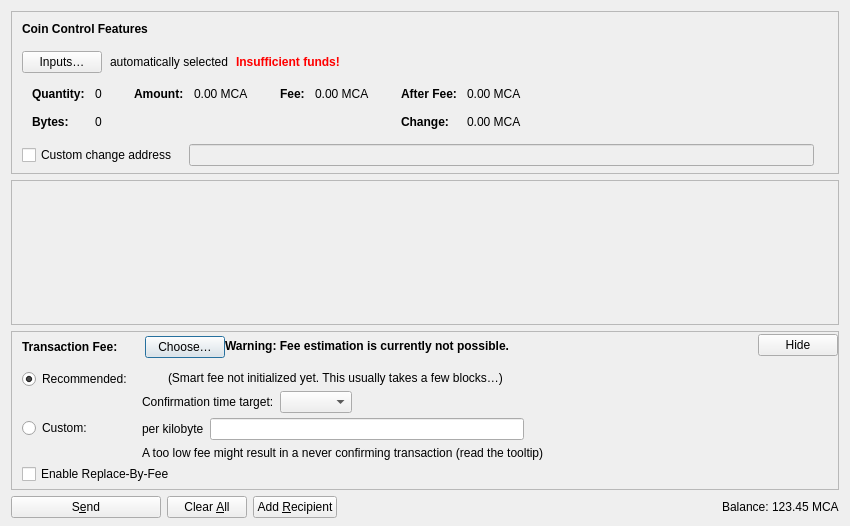
<?xml version="1.0" encoding="UTF-8"?>
<ui version="4.0">
 <class>SendCoinsDialog</class>
 <widget class="QDialog" name="SendCoinsDialog">
  <property name="geometry">
   <rect>
    <x>0</x>
    <y>0</y>
    <width>850</width>
    <height>526</height>
   </rect>
  </property>
  <property name="windowTitle">
   <string>Send Coins</string>
  </property>
  <layout class="QVBoxLayout" name="verticalLayout" stretch="0,1,0,0">
   <property name="bottomMargin">
    <number>8</number>
   </property>
   <item>
    <widget class="QFrame" name="frameCoinControl">
     <property name="sizePolicy">
      <sizepolicy hsizetype="Expanding" vsizetype="Expanding">
       <horstretch>0</horstretch>
       <verstretch>0</verstretch>
      </sizepolicy>
     </property>
     <property name="maximumSize">
      <size>
       <width>16777215</width>
       <height>16777215</height>
      </size>
     </property>
     <property name="frameShape">
      <enum>QFrame::StyledPanel</enum>
     </property>
     <property name="frameShadow">
      <enum>QFrame::Sunken</enum>
     </property>
     <layout class="QVBoxLayout" name="verticalLayoutCoinControl2">
      <property name="spacing">
       <number>0</number>
      </property>
      <property name="leftMargin">
       <number>0</number>
      </property>
      <property name="topMargin">
       <number>0</number>
      </property>
      <property name="rightMargin">
       <number>0</number>
      </property>
      <property name="bottomMargin">
       <number>6</number>
      </property>
      <item>
       <layout class="QVBoxLayout" name="verticalLayoutCoinControl" stretch="0,0,0,0,1">
        <property name="spacing">
         <number>0</number>
        </property>
        <property name="leftMargin">
         <number>10</number>
        </property>
        <property name="topMargin">
         <number>10</number>
        </property>
        <item>
         <layout class="QHBoxLayout" name="horizontalLayoutCoinControl1">
          <property name="bottomMargin">
           <number>15</number>
          </property>
          <item>
           <widget class="QLabel" name="labelCoinControlFeatures">
            <property name="sizePolicy">
             <sizepolicy hsizetype="Preferred" vsizetype="Maximum">
              <horstretch>0</horstretch>
              <verstretch>0</verstretch>
             </sizepolicy>
            </property>
            <property name="font">
             <font>
              <weight>75</weight>
              <bold>true</bold>
             </font>
            </property>
            <property name="styleSheet">
             <string notr="true">font-weight:bold;</string>
            </property>
            <property name="text">
             <string>Coin Control Features</string>
            </property>
           </widget>
          </item>
         </layout>
        </item>
        <item>
         <layout class="QHBoxLayout" name="horizontalLayoutCoinControl2" stretch="0,0,0,0">
          <property name="spacing">
           <number>8</number>
          </property>
          <property name="bottomMargin">
           <number>10</number>
          </property>
          <item>
           <widget class="QPushButton" name="pushButtonCoinControl">
            <property name="styleSheet">
             <string notr="true"/>
            </property>
            <property name="text">
             <string>Inputs…</string>
            </property>
            <property name="autoDefault">
             <bool>false</bool>
            </property>
           </widget>
          </item>
          <item>
           <widget class="QLabel" name="labelCoinControlAutomaticallySelected">
            <property name="text">
             <string>automatically selected</string>
            </property>
            <property name="margin">
             <number>5</number>
            </property>
           </widget>
          </item>
          <item>
           <widget class="QLabel" name="labelCoinControlInsuffFunds">
            <property name="font">
             <font>
              <weight>75</weight>
              <bold>true</bold>
             </font>
            </property>
            <property name="styleSheet">
             <string notr="true">color:red;font-weight:bold;</string>
            </property>
            <property name="text">
             <string>Insufficient funds!</string>
            </property>
            <property name="margin">
             <number>5</number>
            </property>
           </widget>
          </item>
          <item>
           <spacer name="horizontalSpacerCoinControl">
            <property name="orientation">
             <enum>Qt::Horizontal</enum>
            </property>
            <property name="sizeHint" stdset="0">
             <size>
              <width>40</width>
              <height>1</height>
             </size>
            </property>
           </spacer>
          </item>
         </layout>
        </item>
        <item>
         <widget class="QWidget" name="widgetCoinControl" native="true">
          <property name="sizePolicy">
           <sizepolicy hsizetype="Preferred" vsizetype="Preferred">
            <horstretch>0</horstretch>
            <verstretch>0</verstretch>
           </sizepolicy>
          </property>
          <property name="minimumSize">
           <size>
            <width>0</width>
            <height>0</height>
           </size>
          </property>
          <property name="styleSheet">
           <string notr="true"/>
          </property>
          <layout class="QHBoxLayout" name="horizontalLayoutCoinControl5">
           <property name="leftMargin">
            <number>0</number>
           </property>
           <property name="topMargin">
            <number>0</number>
           </property>
           <property name="rightMargin">
            <number>0</number>
           </property>
           <property name="bottomMargin">
            <number>0</number>
           </property>
           <item>
            <layout class="QHBoxLayout" name="horizontalLayoutCoinControl3" stretch="0,0,0,1">
             <property name="spacing">
              <number>20</number>
             </property>
             <property name="topMargin">
              <number>0</number>
             </property>
             <property name="bottomMargin">
              <number>10</number>
             </property>
             <item>
              <layout class="QFormLayout" name="formLayoutCoinControl1">
               <property name="labelAlignment">
                <set>Qt::AlignLeft|Qt::AlignVCenter</set>
               </property>
               <property name="horizontalSpacing">
                <number>10</number>
               </property>
               <property name="verticalSpacing">
                <number>14</number>
               </property>
               <property name="leftMargin">
                <number>10</number>
               </property>
               <property name="topMargin">
                <number>4</number>
               </property>
               <property name="rightMargin">
                <number>6</number>
               </property>
               <item row="0" column="0">
                <widget class="QLabel" name="labelCoinControlQuantityText">
                 <property name="font">
                  <font>
                   <weight>75</weight>
                   <bold>true</bold>
                  </font>
                 </property>
                 <property name="text">
                  <string>Quantity:</string>
                 </property>
                 <property name="margin">
                  <number>0</number>
                 </property>
                </widget>
               </item>
               <item row="0" column="1">
                <widget class="QLabel" name="labelCoinControlQuantity">
                 <property name="cursor">
                  <cursorShape>IBeamCursor</cursorShape>
                 </property>
                 <property name="contextMenuPolicy">
                  <enum>Qt::ActionsContextMenu</enum>
                 </property>
                 <property name="text">
                  <string notr="true">0</string>
                 </property>
                 <property name="margin">
                  <number>0</number>
                 </property>
                 <property name="textInteractionFlags">
                  <set>Qt::LinksAccessibleByMouse|Qt::TextSelectableByKeyboard|Qt::TextSelectableByMouse</set>
                 </property>
                </widget>
               </item>
               <item row="1" column="0">
                <widget class="QLabel" name="labelCoinControlBytesText">
                 <property name="font">
                  <font>
                   <weight>75</weight>
                   <bold>true</bold>
                  </font>
                 </property>
                 <property name="text">
                  <string>Bytes:</string>
                 </property>
                </widget>
               </item>
               <item row="1" column="1">
                <widget class="QLabel" name="labelCoinControlBytes">
                 <property name="cursor">
                  <cursorShape>IBeamCursor</cursorShape>
                 </property>
                 <property name="contextMenuPolicy">
                  <enum>Qt::ActionsContextMenu</enum>
                 </property>
                 <property name="text">
                  <string notr="true">0</string>
                 </property>
                 <property name="textInteractionFlags">
                  <set>Qt::LinksAccessibleByMouse|Qt::TextSelectableByKeyboard|Qt::TextSelectableByMouse</set>
                 </property>
                </widget>
               </item>
              </layout>
             </item>
             <item>
              <layout class="QFormLayout" name="formLayoutCoinControl2">
               <property name="horizontalSpacing">
                <number>10</number>
               </property>
               <property name="verticalSpacing">
                <number>14</number>
               </property>
               <property name="leftMargin">
                <number>6</number>
               </property>
               <property name="topMargin">
                <number>4</number>
               </property>
               <property name="rightMargin">
                <number>6</number>
               </property>
               <item row="0" column="0">
                <widget class="QLabel" name="labelCoinControlAmountText">
                 <property name="font">
                  <font>
                   <weight>75</weight>
                   <bold>true</bold>
                  </font>
                 </property>
                 <property name="text">
                  <string>Amount:</string>
                 </property>
                 <property name="margin">
                  <number>0</number>
                 </property>
                </widget>
               </item>
               <item row="0" column="1">
                <widget class="QLabel" name="labelCoinControlAmount">
                 <property name="cursor">
                  <cursorShape>IBeamCursor</cursorShape>
                 </property>
                 <property name="contextMenuPolicy">
                  <enum>Qt::ActionsContextMenu</enum>
                 </property>
                 <property name="text">
                  <string notr="true">0.00 MCA</string>
                 </property>
                 <property name="textInteractionFlags">
                  <set>Qt::LinksAccessibleByMouse|Qt::TextSelectableByKeyboard|Qt::TextSelectableByMouse</set>
                 </property>
                </widget>
               </item>
              </layout>
             </item>
             <item>
              <layout class="QFormLayout" name="formLayoutCoinControl3">
               <property name="horizontalSpacing">
                <number>10</number>
               </property>
               <property name="verticalSpacing">
                <number>14</number>
               </property>
               <property name="leftMargin">
                <number>6</number>
               </property>
               <property name="topMargin">
                <number>4</number>
               </property>
               <property name="rightMargin">
                <number>6</number>
               </property>
               <item row="0" column="0">
                <widget class="QLabel" name="labelCoinControlFeeText">
                 <property name="font">
                  <font>
                   <weight>75</weight>
                   <bold>true</bold>
                  </font>
                 </property>
                 <property name="text">
                  <string>Fee:</string>
                 </property>
                 <property name="margin">
                  <number>0</number>
                 </property>
                </widget>
               </item>
               <item row="0" column="1">
                <widget class="QLabel" name="labelCoinControlFee">
                 <property name="cursor">
                  <cursorShape>IBeamCursor</cursorShape>
                 </property>
                 <property name="contextMenuPolicy">
                  <enum>Qt::ActionsContextMenu</enum>
                 </property>
                 <property name="text">
                  <string notr="true">0.00 MCA</string>
                 </property>
                 <property name="textInteractionFlags">
                  <set>Qt::LinksAccessibleByMouse|Qt::TextSelectableByKeyboard|Qt::TextSelectableByMouse</set>
                 </property>
                </widget>
               </item>
              </layout>
             </item>
             <item>
              <layout class="QFormLayout" name="formLayoutCoinControl4">
               <property name="labelAlignment">
                <set>Qt::AlignLeft|Qt::AlignVCenter</set>
               </property>
               <property name="horizontalSpacing">
                <number>10</number>
               </property>
               <property name="verticalSpacing">
                <number>14</number>
               </property>
               <property name="leftMargin">
                <number>6</number>
               </property>
               <property name="topMargin">
                <number>4</number>
               </property>
               <property name="rightMargin">
                <number>6</number>
               </property>
               <item row="0" column="0">
                <widget class="QLabel" name="labelCoinControlAfterFeeText">
                 <property name="font">
                  <font>
                   <weight>75</weight>
                   <bold>true</bold>
                  </font>
                 </property>
                 <property name="text">
                  <string>After Fee:</string>
                 </property>
                 <property name="margin">
                  <number>0</number>
                 </property>
                </widget>
               </item>
               <item row="0" column="1">
                <widget class="QLabel" name="labelCoinControlAfterFee">
                 <property name="cursor">
                  <cursorShape>IBeamCursor</cursorShape>
                 </property>
                 <property name="contextMenuPolicy">
                  <enum>Qt::ActionsContextMenu</enum>
                 </property>
                 <property name="text">
                  <string notr="true">0.00 MCA</string>
                 </property>
                 <property name="textInteractionFlags">
                  <set>Qt::LinksAccessibleByMouse|Qt::TextSelectableByKeyboard|Qt::TextSelectableByMouse</set>
                 </property>
                </widget>
               </item>
               <item row="1" column="0">
                <widget class="QLabel" name="labelCoinControlChangeText">
                 <property name="font">
                  <font>
                   <weight>75</weight>
                   <bold>true</bold>
                  </font>
                 </property>
                 <property name="text">
                  <string>Change:</string>
                 </property>
                </widget>
               </item>
               <item row="1" column="1">
                <widget class="QLabel" name="labelCoinControlChange">
                 <property name="cursor">
                  <cursorShape>IBeamCursor</cursorShape>
                 </property>
                 <property name="contextMenuPolicy">
                  <enum>Qt::ActionsContextMenu</enum>
                 </property>
                 <property name="text">
                  <string notr="true">0.00 MCA</string>
                 </property>
                 <property name="textInteractionFlags">
                  <set>Qt::LinksAccessibleByMouse|Qt::TextSelectableByKeyboard|Qt::TextSelectableByMouse</set>
                 </property>
                </widget>
               </item>
              </layout>
             </item>
            </layout>
           </item>
          </layout>
         </widget>
        </item>
        <item>
         <layout class="QHBoxLayout" name="horizontalLayoutCoinControl4" stretch="0,0,0">
          <property name="spacing">
           <number>12</number>
          </property>
          <property name="sizeConstraint">
           <enum>QLayout::SetDefaultConstraint</enum>
          </property>
          <property name="topMargin">
           <number>5</number>
          </property>
          <property name="rightMargin">
           <number>5</number>
          </property>
          <item>
           <widget class="QCheckBox" name="checkBoxCoinControlChange">
            <property name="toolTip">
             <string>If this is activated, but the change address is empty or invalid, change will be sent to a newly generated address.</string>
            </property>
            <property name="text">
             <string>Custom change address</string>
            </property>
           </widget>
          </item>
          <item>
           <widget class="QValidatedLineEdit" name="lineEditCoinControlChange">
            <property name="enabled">
             <bool>false</bool>
            </property>
            <property name="sizePolicy">
             <sizepolicy hsizetype="Expanding" vsizetype="Fixed">
              <horstretch>0</horstretch>
              <verstretch>0</verstretch>
             </sizepolicy>
            </property>
           </widget>
          </item>
          <item>
           <widget class="QLabel" name="labelCoinControlChangeLabel">
            <property name="sizePolicy">
             <sizepolicy hsizetype="Preferred" vsizetype="Expanding">
              <horstretch>0</horstretch>
              <verstretch>0</verstretch>
             </sizepolicy>
            </property>
            <property name="minimumSize">
             <size>
              <width>0</width>
              <height>0</height>
             </size>
            </property>
            <property name="text">
             <string/>
            </property>
            <property name="margin">
             <number>3</number>
            </property>
           </widget>
          </item>
         </layout>
        </item>
        <item>
         <spacer name="verticalSpacerCoinControl">
          <property name="orientation">
           <enum>Qt::Vertical</enum>
          </property>
          <property name="sizeHint" stdset="0">
           <size>
            <width>800</width>
            <height>1</height>
           </size>
          </property>
         </spacer>
        </item>
       </layout>
      </item>
     </layout>
    </widget>
   </item>
   <item>
    <widget class="QScrollArea" name="scrollArea">
     <property name="widgetResizable">
      <bool>true</bool>
     </property>
     <widget class="QWidget" name="scrollAreaWidgetContents">
      <property name="geometry">
       <rect>
        <x>0</x>
        <y>0</y>
        <width>830</width>
        <height>104</height>
       </rect>
      </property>
      <layout class="QVBoxLayout" name="verticalLayout_2" stretch="0,1">
       <property name="leftMargin">
        <number>0</number>
       </property>
       <property name="topMargin">
        <number>0</number>
       </property>
       <property name="rightMargin">
        <number>0</number>
       </property>
       <property name="bottomMargin">
        <number>0</number>
       </property>
       <item>
        <layout class="QVBoxLayout" name="entries">
         <property name="spacing">
          <number>6</number>
         </property>
        </layout>
       </item>
       <item>
        <spacer name="verticalSpacer">
         <property name="orientation">
          <enum>Qt::Vertical</enum>
         </property>
         <property name="sizeHint" stdset="0">
          <size>
           <width>20</width>
           <height>40</height>
          </size>
         </property>
        </spacer>
       </item>
      </layout>
     </widget>
    </widget>
   </item>
   <item>
    <widget class="QFrame" name="frameFee">
     <property name="sizePolicy">
      <sizepolicy hsizetype="Expanding" vsizetype="Expanding">
       <horstretch>0</horstretch>
       <verstretch>0</verstretch>
      </sizepolicy>
     </property>
     <property name="maximumSize">
      <size>
       <width>16777215</width>
       <height>16777215</height>
      </size>
     </property>
     <property name="frameShape">
      <enum>QFrame::StyledPanel</enum>
     </property>
     <property name="frameShadow">
      <enum>QFrame::Sunken</enum>
     </property>
     <layout class="QVBoxLayout" name="verticalLayoutFee1">
      <property name="spacing">
       <number>0</number>
      </property>
      <property name="leftMargin">
       <number>0</number>
      </property>
      <property name="topMargin">
       <number>0</number>
      </property>
      <property name="rightMargin">
       <number>0</number>
      </property>
      <property name="bottomMargin">
       <number>0</number>
      </property>
      <item>
       <layout class="QVBoxLayout" name="verticalLayoutFee2" stretch="0,0,0">
        <property name="spacing">
         <number>0</number>
        </property>
        <property name="leftMargin">
         <number>10</number>
        </property>
        <property name="topMargin">
         <number>0</number>
        </property>
        <item>
         <layout class="QHBoxLayout" name="horizontalLayoutFee1">
          <property name="bottomMargin">
           <number>0</number>
          </property>
          <item>
           <layout class="QVBoxLayout" name="verticalLayoutFee7">
            <property name="spacing">
             <number>0</number>
            </property>
            <item>
             <spacer name="verticalSpacerSmartFee">
              <property name="orientation">
               <enum>Qt::Vertical</enum>
              </property>
              <property name="sizeType">
               <enum>QSizePolicy::Fixed</enum>
              </property>
              <property name="sizeHint" stdset="0">
               <size>
                <width>1</width>
                <height>4</height>
               </size>
              </property>
             </spacer>
            </item>
            <item>
             <layout class="QHBoxLayout" name="horizontalLayoutSmartFee">
              <property name="spacing">
               <number>10</number>
              </property>
              <item>
               <widget class="QLabel" name="labelFeeHeadline">
                <property name="sizePolicy">
                 <sizepolicy hsizetype="Preferred" vsizetype="Maximum">
                  <horstretch>0</horstretch>
                  <verstretch>0</verstretch>
                 </sizepolicy>
                </property>
                <property name="font">
                 <font>
                  <weight>75</weight>
                  <bold>true</bold>
                 </font>
                </property>
                <property name="styleSheet">
                 <string notr="true">font-weight:bold;</string>
                </property>
                <property name="text">
                 <string>Transaction Fee:</string>
                </property>
               </widget>
              </item>
              <item>
               <widget class="QLabel" name="labelFeeMinimized">
                <property name="text">
                 <string/>
                </property>
               </widget>
              </item>
              <item>
               <widget class="QPushButton" name="buttonChooseFee">
                <property name="text">
                 <string>Choose…</string>
                </property>
               </widget>
              </item>
             </layout>
            </item>
            <item>
             <spacer name="verticalSpacer_5">
              <property name="orientation">
               <enum>Qt::Vertical</enum>
              </property>
              <property name="sizeHint" stdset="0">
               <size>
                <width>1</width>
                <height>1</height>
               </size>
              </property>
             </spacer>
            </item>
           </layout>
          </item>
          <item>
           <widget class="QLabel" name="fallbackFeeWarningLabel">
            <property name="toolTip">
             <string>Using the fallbackfee can result in sending a transaction that will take several hours or days (or never) to confirm. Consider choosing your fee manually or wait until you have validated the complete chain.</string>
            </property>
            <property name="font">
            <font>
                <weight>75</weight>
                <bold>true</bold>
            </font>
            </property>
            <property name="text">
             <string>Warning: Fee estimation is currently not possible.</string>
            </property>
            <property name="wordWrap">
             <bool>false</bool>
            </property>
           </widget>
          </item>
          <item>
           <spacer name="horizontalSpacer_4">
            <property name="orientation">
             <enum>Qt::Horizontal</enum>
            </property>
            <property name="sizeType">
             <enum>QSizePolicy::MinimumExpanding</enum>
            </property>
            <property name="sizeHint" stdset="0">
             <size>
              <width>40</width>
              <height>20</height>
             </size>
            </property>
           </spacer>
          </item>
          <item>
           <widget class="QPushButton" name="buttonMinimizeFee">
            <property name="toolTip">
             <string>Hide transaction fee settings</string>
            </property>
            <property name="text">
             <string>Hide</string>
            </property>
           </widget>
          </item>
         </layout>
        </item>
        <item>
         <widget class="QFrame" name="frameFeeSelection">
          <layout class="QVBoxLayout" name="verticalLayoutFee12">
           <property name="spacing">
            <number>0</number>
           </property>
           <property name="leftMargin">
            <number>0</number>
           </property>
           <property name="topMargin">
            <number>0</number>
           </property>
           <property name="rightMargin">
            <number>0</number>
           </property>
           <property name="bottomMargin">
            <number>0</number>
           </property>
           <item>
            <layout class="QGridLayout" name="gridLayoutFee">
             <property name="topMargin">
              <number>10</number>
             </property>
             <property name="bottomMargin">
              <number>4</number>
             </property>
             <property name="horizontalSpacing">
              <number>10</number>
             </property>
             <property name="verticalSpacing">
              <number>4</number>
             </property>
             <item row="1" column="1">
              <layout class="QVBoxLayout" name="verticalLayoutFee8">
               <property name="spacing">
                <number>6</number>
               </property>
               <item>
                <layout class="QHBoxLayout" name="horizontalLayoutFee13">
                 <item>
                  <widget class="QLabel" name="labelCustomPerKilobyte">
                   <property name="toolTip">
                    <string>Specify a custom fee per kB (1,000 bytes) of the transaction's virtual size.</string>
                   </property>
                   <property name="text">
                    <string>per kilobyte</string>
                   </property>
                  </widget>
                 </item>
                 <item>
                  <widget class="BitcoinAmountField" name="customFee"/>
                 </item>
                 <item>
                  <spacer name="horizontalSpacer_6">
                   <property name="orientation">
                    <enum>Qt::Horizontal</enum>
                   </property>
                   <property name="sizeHint" stdset="0">
                    <size>
                     <width>1</width>
                     <height>1</height>
                    </size>
                   </property>
                  </spacer>
                 </item>
                </layout>
               </item>
               <item>
                <layout class="QHBoxLayout" name="horizontalLayoutFee8">
                 <item>
                  <widget class="QLabel" name="labelCustomFeeWarning">
                   <property name="enabled">
                    <bool>true</bool>
                   </property>
                   <property name="toolTip">
                    <string>When there is less transaction volume than space in the blocks, miners as well as relaying nodes may enforce a minimum fee. Paying only this minimum fee is just fine, but be aware that this can result in a never confirming transaction once there is more demand for bitcoin transactions than the network can process.</string>
                   </property>
                   <property name="text">
                    <string>A too low fee might result in a never confirming transaction (read the tooltip)</string>
                   </property>
                  </widget>
                 </item>
                 <item>
                  <spacer name="horizontalSpacer_2">
                   <property name="orientation">
                    <enum>Qt::Horizontal</enum>
                   </property>
                   <property name="sizeHint" stdset="0">
                    <size>
                     <width>1</width>
                     <height>1</height>
                    </size>
                   </property>
                  </spacer>
                 </item>
                </layout>
               </item>
              </layout>
             </item>
             <item row="0" column="0">
              <layout class="QVBoxLayout" name="verticalLayoutFee4" stretch="0,1">
               <item>
                <widget class="QRadioButton" name="radioSmartFee">
                 <property name="text">
                  <string>Recommended:</string>
                 </property>
                 <property name="checked">
                  <bool>true</bool>
                 </property>
                 <attribute name="buttonGroup">
                  <string notr="true">groupFee</string>
                 </attribute>
                </widget>
               </item>
               <item>
                <spacer name="verticalSpacer_2">
                 <property name="orientation">
                  <enum>Qt::Vertical</enum>
                 </property>
                 <property name="sizeHint" stdset="0">
                  <size>
                   <width>1</width>
                   <height>1</height>
                  </size>
                 </property>
                </spacer>
               </item>
              </layout>
             </item>
             <item row="1" column="0">
              <layout class="QVBoxLayout" name="verticalLayoutFee9" stretch="0,1">
               <item>
                <widget class="QRadioButton" name="radioCustomFee">
                 <property name="text">
                  <string>Custom:</string>
                 </property>
                 <attribute name="buttonGroup">
                  <string notr="true">groupFee</string>
                 </attribute>
                </widget>
               </item>
               <item>
                <spacer name="verticalSpacer_6">
                 <property name="orientation">
                  <enum>Qt::Vertical</enum>
                 </property>
                 <property name="sizeHint" stdset="0">
                  <size>
                   <width>1</width>
                   <height>1</height>
                  </size>
                 </property>
                </spacer>
               </item>
              </layout>
             </item>
             <item row="0" column="1">
              <layout class="QVBoxLayout" name="verticalLayoutFee3" stretch="0,0,1">
               <property name="spacing">
                <number>6</number>
               </property>
               <property name="topMargin">
                <number>2</number>
               </property>
               <item>
                <layout class="QHBoxLayout" name="horizontalLayoutFee12">
                 <item>
                  <widget class="QLabel" name="labelSmartFee">
                   <property name="text">
                    <string/>
                   </property>
                  </widget>
                 </item>
                 <item>
                  <widget class="QLabel" name="labelFeeEstimation">
                   <property name="text">
                    <string/>
                   </property>
                  </widget>
                 </item>
                 <item>
                  <widget class="QLabel" name="labelSmartFee2">
                   <property name="text">
                    <string>(Smart fee not initialized yet. This usually takes a few blocks…)</string>
                   </property>
                  </widget>
                 </item>
                 <item>
                  <spacer name="horizontalSpacer_5">
                   <property name="orientation">
                    <enum>Qt::Horizontal</enum>
                   </property>
                   <property name="sizeHint" stdset="0">
                    <size>
                     <width>1</width>
                     <height>1</height>
                    </size>
                   </property>
                  </spacer>
                 </item>
                </layout>
               </item>
               <item>
                <layout class="QHBoxLayout" name="horizontalLayoutFee9">
                 <item>
                  <layout class="QVBoxLayout" name="verticalLayoutFee6">
                   <item>
                    <widget class="QLabel" name="labelSmartFee3">
                     <property name="text">
                      <string>Confirmation time target:</string>
                     </property>
                    </widget>
                   </item>
                  </layout>
                 </item>
                 <item>
                  <layout class="QVBoxLayout" name="verticalLayoutFee5">
                   <property name="rightMargin">
                    <number>30</number>
                   </property>
                   <item>
                    <layout class="QHBoxLayout" name="horizontalLayoutConfTarget">
                     <property name="bottomMargin">
                      <number>0</number>
                     </property>
                     <item>
                      <widget class="QComboBox" name="confTargetSelector"/>
                     </item>
                     <item>
                      <spacer name="horizontalSpacerConfTarget">
                       <property name="orientation">
                        <enum>Qt::Horizontal</enum>
                       </property>
                       <property name="sizeHint" stdset="0">
                        <size>
                         <width>40</width>
                         <height>20</height>
                        </size>
                       </property>
                      </spacer>
                     </item>
                    </layout>
                   </item>
                  </layout>
                 </item>
                </layout>
               </item>
               <item>
                <spacer name="verticalSpacer_4">
                 <property name="orientation">
                  <enum>Qt::Vertical</enum>
                 </property>
                 <property name="sizeHint" stdset="0">
                  <size>
                   <width>1</width>
                   <height>1</height>
                  </size>
                 </property>
                </spacer>
               </item>
              </layout>
             </item>
            </layout>
           </item>
           <item>
            <widget class="QCheckBox" name="optInRBF">
             <property name="text">
              <string>Enable Replace-By-Fee</string>
             </property>
             <property name="toolTip">
              <string>With Replace-By-Fee (BIP-125) you can increase a transaction's fee after it is sent. Without this, a higher fee may be recommended to compensate for increased transaction delay risk.</string>
             </property>
            </widget>
           </item>
          </layout>
         </widget>
        </item>
        <item>
         <spacer name="verticalSpacerFee">
          <property name="orientation">
           <enum>Qt::Vertical</enum>
          </property>
          <property name="sizeHint" stdset="0">
           <size>
            <width>40</width>
            <height>5</height>
           </size>
          </property>
         </spacer>
        </item>
       </layout>
      </item>
     </layout>
    </widget>
   </item>
   <item>
    <layout class="QHBoxLayout" name="horizontalLayout">
     <item>
      <widget class="QPushButton" name="sendButton">
       <property name="minimumSize">
        <size>
         <width>150</width>
         <height>0</height>
        </size>
       </property>
       <property name="toolTip">
        <string>Confirm the send action</string>
       </property>
       <property name="text">
        <string>S&amp;end</string>
       </property>
       <property name="icon">
        <iconset resource="../bitcoin.qrc">
         <normaloff>:/icons/send</normaloff>:/icons/send</iconset>
       </property>
       <property name="autoDefault">
        <bool>false</bool>
       </property>
       <property name="default">
        <bool>false</bool>
       </property>
      </widget>
     </item>
     <item>
      <widget class="QPushButton" name="clearButton">
       <property name="sizePolicy">
        <sizepolicy hsizetype="Minimum" vsizetype="Fixed">
         <horstretch>0</horstretch>
         <verstretch>0</verstretch>
        </sizepolicy>
       </property>
       <property name="toolTip">
        <string>Clear all fields of the form.</string>
       </property>
       <property name="text">
        <string>Clear &amp;All</string>
       </property>
       <property name="icon">
        <iconset resource="../bitcoin.qrc">
         <normaloff>:/icons/remove</normaloff>:/icons/remove</iconset>
       </property>
       <property name="autoDefault">
        <bool>false</bool>
       </property>
      </widget>
     </item>
     <item>
      <widget class="QPushButton" name="addButton">
       <property name="toolTip">
        <string>Send to multiple recipients at once</string>
       </property>
       <property name="text">
        <string>Add &amp;Recipient</string>
       </property>
       <property name="icon">
        <iconset resource="../bitcoin.qrc">
         <normaloff>:/icons/add</normaloff>:/icons/add</iconset>
       </property>
       <property name="autoDefault">
        <bool>false</bool>
       </property>
      </widget>
     </item>
     <item>
      <spacer name="horizontalSpacer">
       <property name="orientation">
        <enum>Qt::Horizontal</enum>
       </property>
       <property name="sizeHint" stdset="0">
        <size>
         <width>40</width>
         <height>20</height>
        </size>
       </property>
      </spacer>
     </item>
     <item>
      <layout class="QHBoxLayout" name="horizontalLayout_2">
       <property name="spacing">
        <number>3</number>
       </property>
       <item>
        <widget class="QLabel" name="labelBalanceName">
         <property name="sizePolicy">
          <sizepolicy hsizetype="Preferred" vsizetype="Fixed">
           <horstretch>0</horstretch>
           <verstretch>0</verstretch>
          </sizepolicy>
         </property>
         <property name="text">
          <string>Balance:</string>
         </property>
        </widget>
       </item>
       <item>
        <widget class="QLabel" name="labelBalance">
         <property name="sizePolicy">
          <sizepolicy hsizetype="Preferred" vsizetype="Fixed">
           <horstretch>0</horstretch>
           <verstretch>0</verstretch>
          </sizepolicy>
         </property>
         <property name="cursor">
          <cursorShape>IBeamCursor</cursorShape>
         </property>
         <property name="text">
          <string notr="true">123.45 MCA</string>
         </property>
         <property name="textInteractionFlags">
          <set>Qt::LinksAccessibleByMouse|Qt::TextSelectableByKeyboard|Qt::TextSelectableByMouse</set>
         </property>
        </widget>
       </item>
      </layout>
     </item>
    </layout>
   </item>
  </layout>
 </widget>
 <customwidgets>
  <customwidget>
   <class>QValidatedLineEdit</class>
   <extends>QLineEdit</extends>
   <header>qt/qvalidatedlineedit.h</header>
  </customwidget>
  <customwidget>
   <class>BitcoinAmountField</class>
   <extends>QLineEdit</extends>
   <header>qt/bitcoinamountfield.h</header>
   <container>1</container>
  </customwidget>
 </customwidgets>
 <resources>
  <include location="../bitcoin.qrc"/>
 </resources>
 <connections/>
 <buttongroups>
  <buttongroup name="groupFee"/>
 </buttongroups>
</ui>
